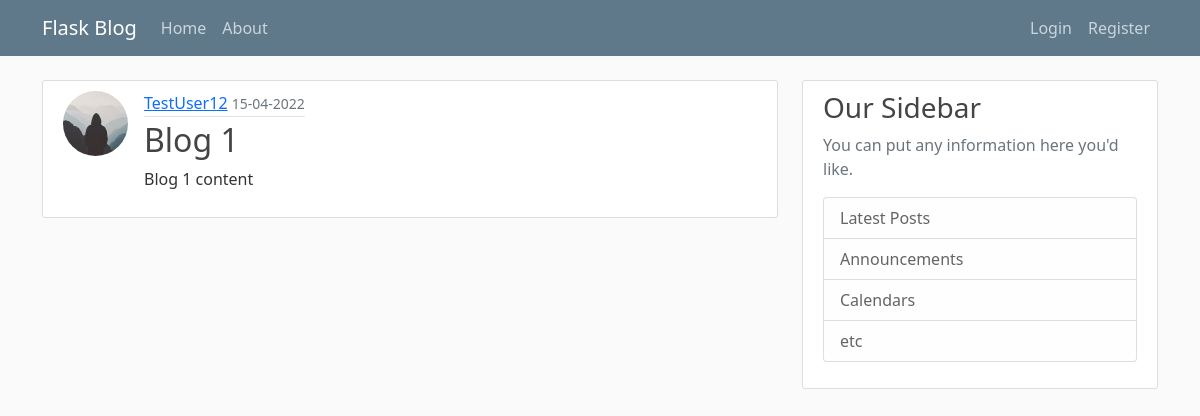
Page /Post/1 on the earlier database version.
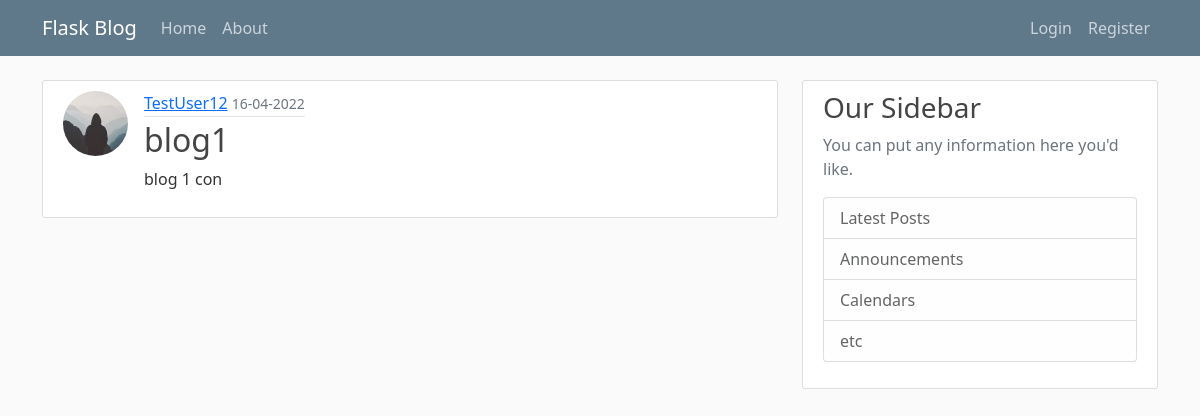
Same page on the later database version.
### app/models.py (models this page shows, shortened)
class Post(db.Model):
    id = db.Column(db.Integer, primary_key=True)
    title = db.Column(db.String(100), nullable=False)
    date_posted = db.Column(db.DateTime, nullable=False, default=datetime.utcnow)
    content = db.Column(db.Text, nullable=False)
    user_id = db.Column(db.Integer, db.ForeignKey('user.id'), nullable=False)

### app/routes.py (the view)
@app.route("/Post/<int:post_id>")
def post(post_id):
    post = Post.query.get_or_404(post_id)
    return render_template('post.html', title=post.title, post=post)

### app/templates/post.html (shortened to what this page needs)
{% extends "layout.html" %}
{% block content %}
    <article class="media content-section d-flex">
        <img class="rounded-circle article-img" src="{{url_for('static', filename='profile_pics/' + post.author.image_file) }}">
      <div class="media-body">
        <div class="article-metadata">
          <a class="mr-2" href="{{url_for('user_posts', username=post.author.username)}}">{{ post.author.username }}</a>
          <small class="text-muted"> {{ post.date_posted.strftime('%d-%m-%Y') }}</small>
        </div>
        <h2 class="article-title">{{ post.title }}</h2>
        <p class="article-content">{{ post.content }}</p>
      </div>
    </article>
{% endblock content %}

Differences in the rows shown:
changed Post: date_posted "15-04-2022" → "16-04-2022"; title "Blog 1" → "blog1"; content "Blog 1 content" → "blog 1 con"
